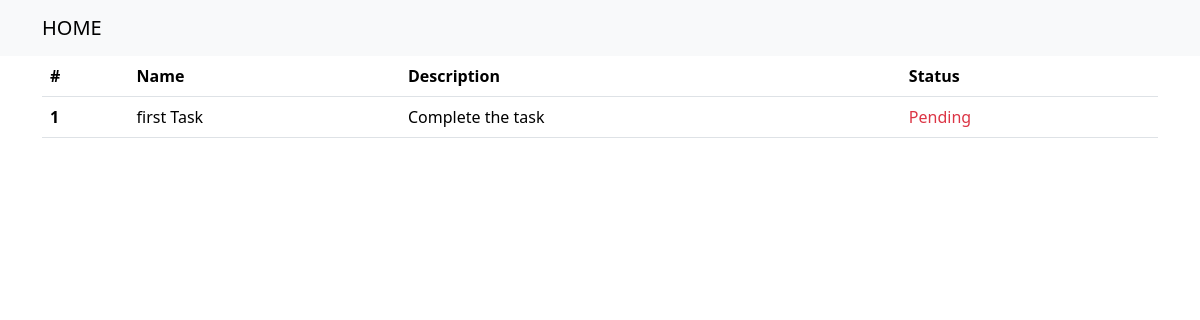
Before: / with the older database file.
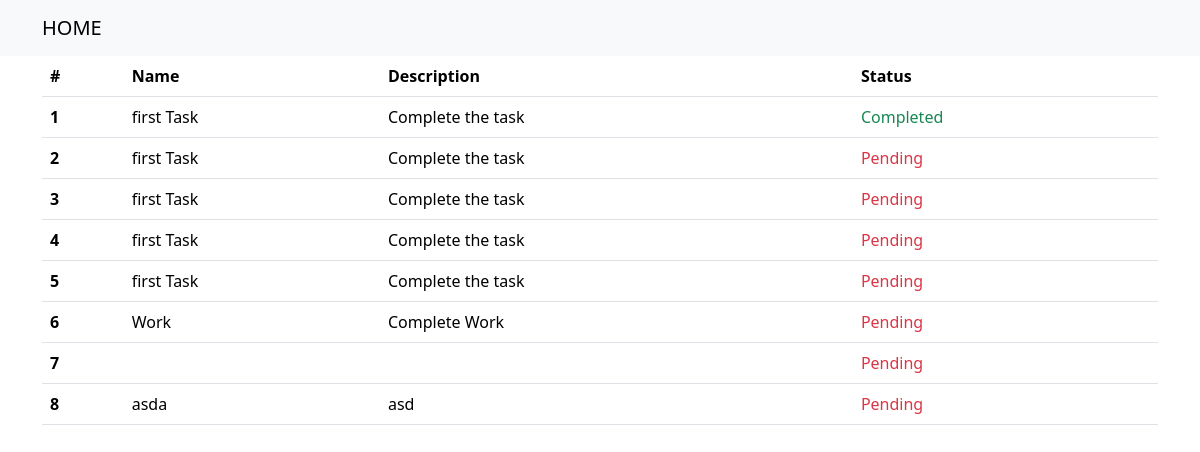
After: the same page with the newer database file.
### todo/models.py (models this page shows)
class Task(models.Model):
    name = models.CharField(max_length=50)
    description=models.TextField()
    status=models.BooleanField(default=False)

### todo/views.py (the view)
# urls.py: path('',index),
def index(request):
    tasks=Task.objects.all()
    context={
        'tasks':tasks
    }
    return render(request, 'index.html',context)

### templates/index.html (shortened to what this page needs)
{% extends "base.html" %}
{% block body %}
<table class="table">
  <thead>
    <tr>
      <th scope="col">#</th>
      <th scope="col">Name</th>
      <th scope="col">Description</th>
      <th scope="col">Status</th>
    </tr>
  </thead>
  <tbody>
    {% for task in tasks  %}
    <tr>
      <th scope="row">{{forloop.counter}}</th>
      <td>{{task.name}}</td>
      <td>{{task.description}}</td>
      <td>
        {% if task.status %}
          <span class="text-success"> Completed </span>
        {% else %}
        <span class="text-danger"> Pending </span>
        {% endif %}
      </td>
    </tr>
    {% endfor %}
  </tbody>
</table>
{% endblock body %}

### templates/base.html (shortened to what this page needs)
<!doctype html>
<html lang="en">
  <head>
    <link href="https://cdn.jsdelivr.net/npm/bootstrap@5.3.3/dist/css/bootstrap.min.css" rel="stylesheet">
  </head>
  <body>
    {% include "./components/navbar.html" with title="HOME"%}
    <div class="container">
      {% block body %}{% endblock body %}
    </div>
  </body>
</html>

### templates/components/navbar.html
<nav class="navbar navbar-expand-lg bg-body-tertiary">
  <div class="container-md">
    <a class="navbar-brand"> {{title}} </a>
  </div>
</nav>

Changed rows visible on the page:
changed Task (number 1 of 8 on the later page): status "Pending" → "Completed"
added Task: name "first Task", description "Complete the task", status "Pending"
added Task: name "first Task", description "Complete the task", status "Pending"
added Task: name "first Task", description "Complete the task", status "Pending"
added Task: name "first Task", description "Complete the task", status "Pending"
added Task: name "Work", description "Complete Work", status "Pending"
added Task: status "Pending"
added Task: name "asda", description "asd", status "Pending"
